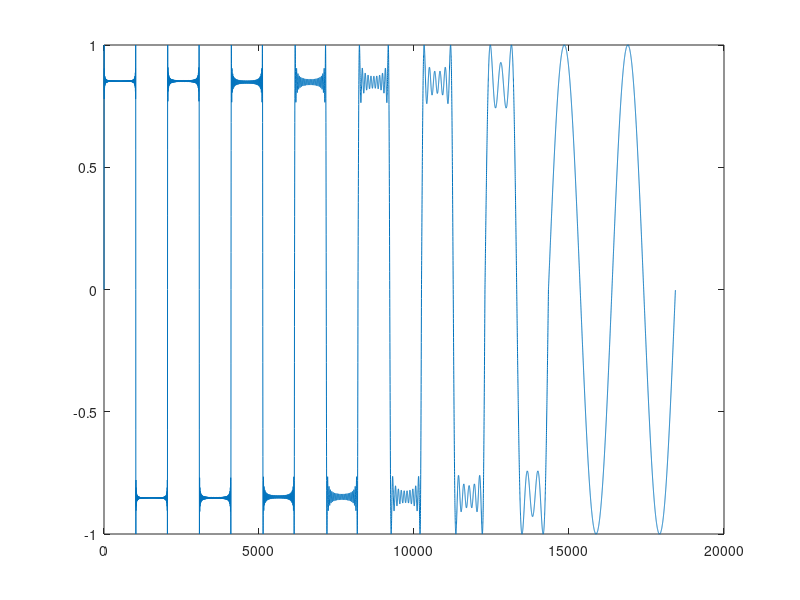
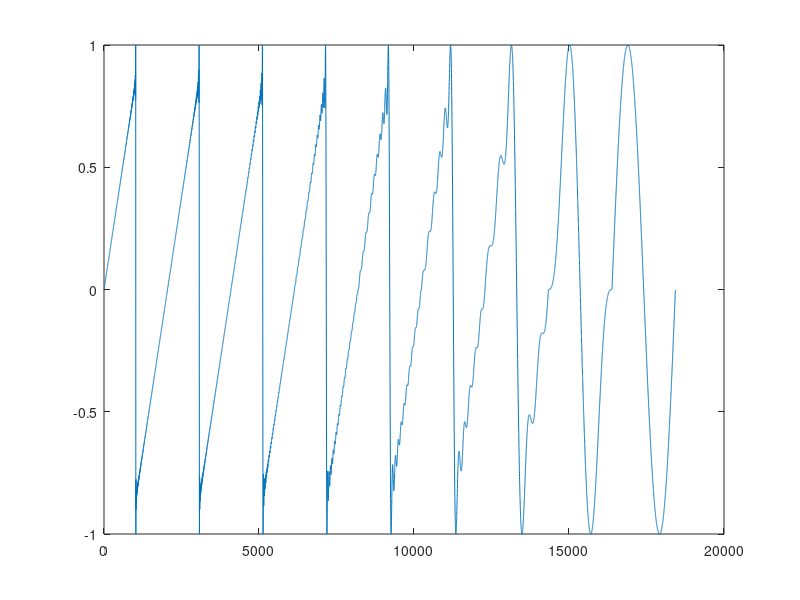
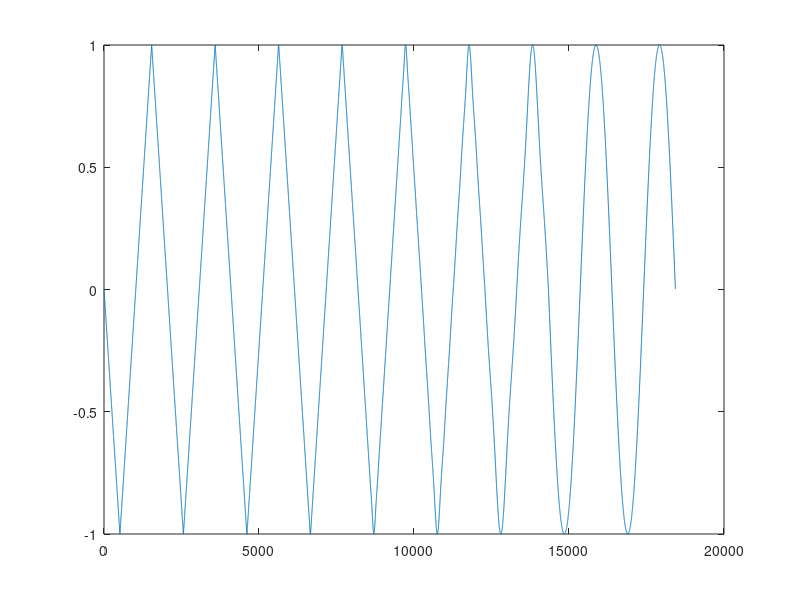

Source code (MATLAB) for these figures, in order:
close all; clear all;

function y = squareWaveTable(f0, Fs, N)
  f1_5 = f0 * 3; % Give us a bit of headroom
  Nh = Fs / f1_5;

  Y_half = zeros([1 (N/2+1)]);

  for n=1:Nh
    if (mod(n, 2) == 0)
    else
        Y_half(n+1) = -1i * (4/(pi*n));
    endif
  end

  Y = [Y_half fliplr(conj(Y_half(2:(N/2))))];
  Y(N/2) = real(Y(N/2+1));
  Y(1) = 0;

  y = real(ifft(Y, N));
  y = y./max(abs(y));
end

function y = sawWaveTable(f0, Fs, N)
  f1_5 = f0 * 3; % Give us a bit of headroom
  Nh = Fs / f1_5;

  Y_half = zeros([1 (N/2+1)]);

  for n=1:Nh
    Y_half(n+1) = -1i * -((2*(-1)^n)/(pi*n));
  end

  Y = [Y_half fliplr(conj(Y_half(2:(N/2))))];
  Y(N/2) = real(Y(N/2+1));
  Y(1) = 0;

  y = real(ifft(Y, N));
  y = y./max(abs(y));
end

function y = triangleWaveTable(f0, Fs, N)
  f1_5 = f0 * 3; % Give us a bit of headroom
  Nh = Fs / f1_5;

  Y_half = zeros([1 (N/2+1)]);

  for n=1:Nh
    if (mod(n, 2) == 0)
    else
      k = (n+1)/2;
      Y_half(n+1) = -1i * ((8*(-1)^k)/(n^2*pi^2));
    endif
  end

  Y = [Y_half fliplr(conj(Y_half(2:(N/2))))];
  Y(N/2) = real(Y(N/2+1));
  Y(1) = 0;

  y = real(ifft(Y, N));
  y = y./max(abs(y));
end

filename="tables";
Fs = 44100;
N = 2048;
f0 = 40;
octaves = 9;

full_filename = sprintf("%s_N%d_f%d_o%d.cpp",filename,N,f0,octaves);
fileid = fopen(full_filename, "w");

%% SQUARE
square_table = [];
f = f0;
for o=1:octaves
  square_table = cat(2, square_table, squareWaveTable(f, Fs, N));
  f = f * 2;
end

fprintf(fileid, "const float square_N%d_f%d_o%d[] = {",N,f0,octaves);
for n=1:length(square_table)
  fprintf(fileid, "%f,", square_table(n));
end
fprintf(fileid, "};\n");
figure;
plot(1:(N*octaves), square_table);

%% SAW
saw_table = [];
f = f0;
for o=1:octaves
  saw_table = cat(2, saw_table, sawWaveTable(f, Fs, N));
  f = f * 2;
end

fprintf(fileid, "const float saw_N%d_f%d_o%d[] = {",N,f0,octaves);
for n=1:length(saw_table)
  fprintf(fileid, "%f,", saw_table(n));
end
fprintf(fileid, "};\n");
figure;
plot(1:(N*octaves), saw_table);

%% TRIANGLE
tri_table = [];
f = f0;
for o=1:octaves
  tri_table = cat(2, tri_table, triangleWaveTable(f, Fs, N));
  f = f * 2;
end

fprintf(fileid, "const float triangle_N%d_f%d_o%d[] = {",N,f0,octaves);
for n=1:length(saw_table)
  fprintf(fileid, "%f,", tri_table(n));
end
fprintf(fileid, "};\n");
figure;
plot(1:(N*octaves), tri_table);

fclose(fileid);

